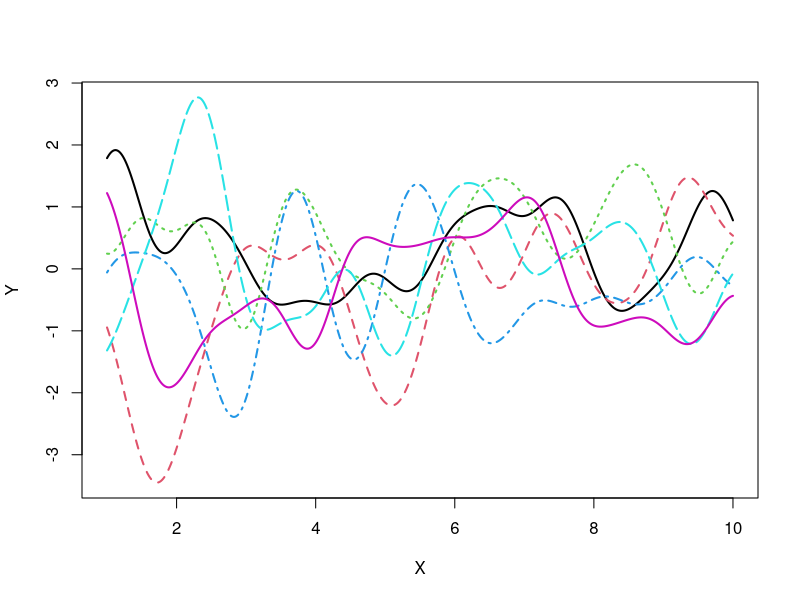
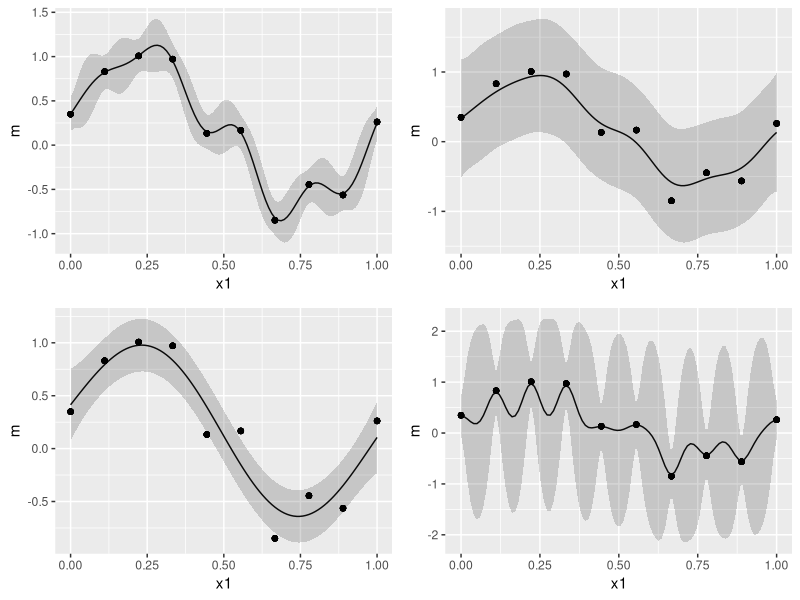
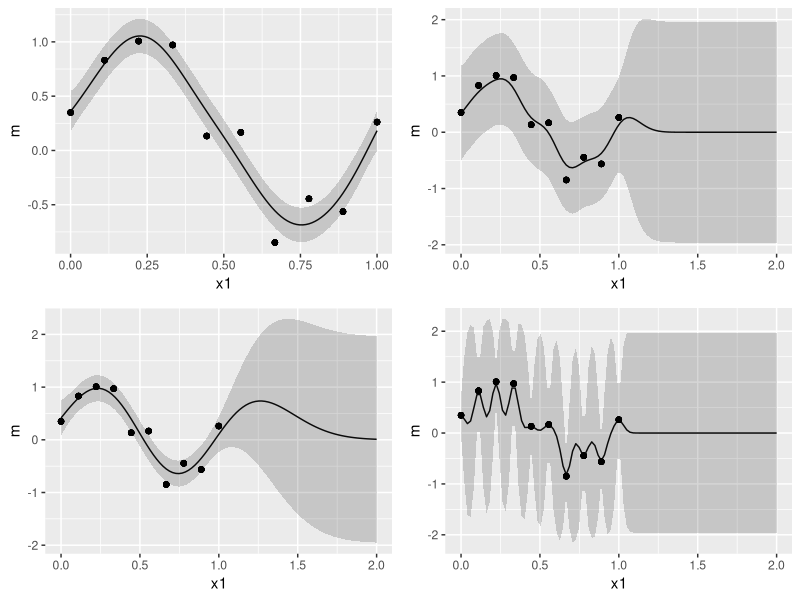

R code for these plots, in order:
## ---- chunk 1
def.source.hook  <- knitr::knit_hooks$get("source")
knitr::knit_hooks$set(source = function(x, options) {
  x <- def.source.hook(x, options)
  x <- ifelse(!is.null(options$linestretch), 
              paste0("\\linespread{", options$linestretch,"}\n", x, "\n\n\\linespread{", lstr,"}"), 
              x)
  ifelse(!is.null(options$size), 
         paste0("\\", options$size,"\n\n", x, "\n\n \\normalsize"), 
         x)
})
knitr::opts_chunk$set(warning = FALSE)
knitr::opts_chunk$set(message = FALSE)
## ---- chunk 2
# Define Kernel function
Kernel_Mat <- function(X,sigma,beta){
  N <- NROW(X)
  K <- matrix(0,N,N)
  for (i in 1:N) {
    for (k in 1:N) {
      if(i==k) kdelta = 1 else kdelta = 0
      K[i,k] <- K[k,i] <- exp(-t(X[i,]-X[k,])%*%(X[i,]-X[k,])/(2*sigma^2)) + beta^{-1}*kdelta
    }
  }
  return(K)
}

N <- 10 # max value of X
M <- 1000 # sample size
X <- matrix(seq(1,N,length=M),M,1) # create X
testK <- Kernel_Mat(X,0.5,1e+18) # calc kernel matrix

library(MASS)

P <- 6 # num of sample path
Y <- matrix(0,M,P) # define Y

for(i in 1:P){
  Y[,i] <- mvrnorm(n=1,rep(0,M),testK) # sample Y
}

# Plot
matplot(x=X,y=Y,type = "l",lwd = 2)

## ---- chunk 3
library(ggplot2)
library(grid)

# 1.Gaussian Process Regression

# PRML's synthetic data set
curve_fitting <- data.frame(
  x=c(0.000000,0.111111,0.222222,0.333333,0.444444,0.555556,0.666667,0.777778,0.888889,1.000000),
  t=c(0.349486,0.830839,1.007332,0.971507,0.133066,0.166823,-0.848307,-0.445686,-0.563567,0.261502))

f <- function(beta, sigma, xmin, xmax, input, train) {
  kernel <- function(x1, x2) exp(-(x1-x2)^2/(2*sigma^2)); # define Kernel function
  K <- outer(input, input, kernel); # calc gram matrix
  C_N <- K + diag(length(input))/beta
  m <- function(x) (outer(x, input, kernel) %*% solve(C_N) %*% train) # coditiona mean 
  m_sig <- function(x)(kernel(x,x) - diag(outer(x, input, kernel) %*% solve(C_N) %*% t(outer(x, input, kernel)))) #conditional variance
  x <- seq(xmin,xmax,length=100)
  output <- ggplot(data.frame(x1=x,m=m(x),sig1=m(x)+1.96*sqrt(m_sig(x)),sig2=m(x)-1.96*sqrt(m_sig(x)),
                              tx=input,ty=train),
                   aes(x=x1,y=m)) + 
    geom_line() +
    geom_ribbon(aes(ymin=sig1,ymax=sig2),alpha=0.2) +
    geom_point(aes(x=tx,y=ty))
  return(output)
}

grid.newpage() # make a palet
pushViewport(viewport(layout=grid.layout(2, 2))) # divide the palet into 2 by 2
print(f(100,0.1,0,1,curve_fitting$x,curve_fitting$t), vp=viewport(layout.pos.row=1, layout.pos.col=1))
print(f(4,0.10,0,1,curve_fitting$x,curve_fitting$t), vp=viewport(layout.pos.row=1, layout.pos.col=2))
print(f(25,0.30,0,1,curve_fitting$x,curve_fitting$t), vp=viewport(layout.pos.row=2, layout.pos.col=1))
print(f(25,0.030,0,1,curve_fitting$x,curve_fitting$t), vp=viewport(layout.pos.row=2, layout.pos.col=2)) 
## ---- chunk 4
grid.newpage() # make a palet
pushViewport(viewport(layout=grid.layout(2, 2))) # divide the palet into 2 by 2
print(f(100,0.1,0,2,curve_fitting$x,curve_fitting$t), vp=viewport(layout.pos.row=1, layout.pos.col=1)) 
print(f(4,0.10,0,2,curve_fitting$x,curve_fitting$t), vp=viewport(layout.pos.row=1, layout.pos.col=2)) 
print(f(25,0.30,0,2,curve_fitting$x,curve_fitting$t), vp=viewport(layout.pos.row=2, layout.pos.col=1))
print(f(25,0.030,0,2,curve_fitting$x,curve_fitting$t), vp=viewport(layout.pos.row=2, layout.pos.col=2)) 

## ---- chunk 5

g <- function(xmin, xmax, input, train){
  # initial value
  beta = 100
  b = 1
  a = 1
  learning_rate = 0.1
  itermax <- 1000
  if (class(input) == "numeric"){
    N <- length(input)
  } else
  {
    N <- NROW(input)
  }
  kernel <- function(x1, x2) a*exp(-0.5*b*(x1-x2)^2); # define kernel
  derivative_a <- function(x1,x2) exp(-0.5*b*(x1-x2)^2)
  derivative_b <- function(x1,x2) -0.5*a*(x1-x2)^2*exp(-0.5*b*(x1-x2)^2)
  dloglik_a <- function(C_N,y,x1,x2) {
    -sum(diag(solve(C_N)%*%outer(input, input, derivative_a)))+t(y)%*%solve(C_N)%*%outer(input, input, derivative_a)%*%solve(C_N)%*%y 
  }
  dloglik_b <- function(C_N,y,x1,x2) {
    -sum(diag(solve(C_N)%*%outer(input, input, derivative_b)))+t(y)%*%solve(C_N)%*%outer(input, input, derivative_b)%*%solve(C_N)%*%y 
  }
  # loglikelihood function
  likelihood <- function(b,a,x,y){
    kernel <- function(x1, x2) a*exp(-0.5*b*(x1-x2)^2)
    K <- outer(x, x, kernel)
    C_N <- K + diag(N)/beta
    itermax <- 1000
    l <- -1/2*log(det(C_N)) - N/2*(2*pi) - 1/2*t(y)%*%solve(C_N)%*%y
    return(l)
  }
  K <- outer(input, input, kernel) 
  C_N <- K + diag(N)/beta
  for (i in 1:itermax){
    kernel <- function(x1, x2) a*exp(-b*(x1-x2)^2)
    derivative_b <- function(x1,x2) -0.5*a*(x1-x2)^2*exp(-0.5*b*(x1-x2)^2)
    dloglik_b <- function(C_N,y,x1,x2) {
      -sum(diag(solve(C_N)%*%outer(input, input, derivative_b)))+t(y)%*%solve(C_N)%*%outer(input, input, derivative_b)%*%solve(C_N)%*%y 
    }
    K <- outer(input, input, kernel) # calc gram matrix
    C_N <- K + diag(N)/beta
    l <- 0
    if(abs(l-likelihood(b,a,input,train))<0.0001&i>2){
      break
    }else{
      a <- as.numeric(a + learning_rate*dloglik_a(C_N,train,input,input))
      b <- as.numeric(b + learning_rate*dloglik_b(C_N,train,input,input))
    }
    l <- likelihood(b,a,input,train)
  }
  K <- outer(input, input, kernel)
  C_N <- K + diag(length(input))/beta
  m <- function(x) (outer(x, input, kernel) %*% solve(C_N) %*% train)  
  m_sig <- function(x)(kernel(x,x) - diag(outer(x, input, kernel) %*% solve(C_N) %*% t(outer(x, input, kernel))))
  x <- seq(xmin,xmax,length=100)
  output <- ggplot(data.frame(x1=x,m=m(x),sig1=m(x)+1.96*sqrt(m_sig(x)),sig2=m(x)-1.96*sqrt(m_sig(x)),
                              tx=input,ty=train),
                   aes(x=x1,y=m)) + 
    geom_line() +
    geom_ribbon(aes(ymin=sig1,ymax=sig2),alpha=0.2) +
    geom_point(aes(x=tx,y=ty))
  return(output)
}

print(g(0,1,curve_fitting$x,curve_fitting$t), vp=viewport(layout.pos.row=1, layout.pos.col=1))


